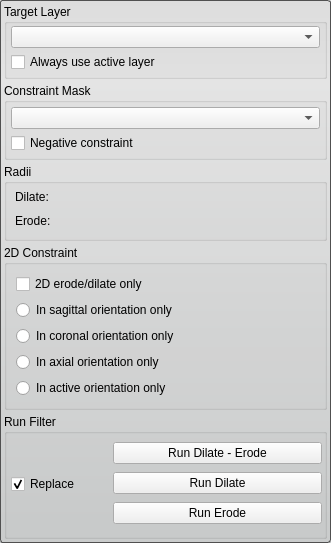
<?xml version="1.0" encoding="UTF-8"?>
<ui version="4.0">
 <class>BinaryDilateErodeFilterInterface</class>
 <widget class="QWidget" name="BinaryDilateErodeFilterInterface">
  <property name="geometry">
   <rect>
    <x>0</x>
    <y>0</y>
    <width>331</width>
    <height>540</height>
   </rect>
  </property>
  <property name="sizePolicy">
   <sizepolicy hsizetype="Preferred" vsizetype="MinimumExpanding">
    <horstretch>0</horstretch>
    <verstretch>0</verstretch>
   </sizepolicy>
  </property>
  <property name="windowTitle">
   <string>Binary Dilate Erode</string>
  </property>
  <property name="styleSheet">
   <string notr="true">QWidget#BinaryDilateErodeFilterInterface{
	border-radius: 3px;
	border: 1px solid rgb(80, 80,80);
	background-color: qlineargradient(spread:pad, x1:0.5, y1:0, x2:0.5, y2:0.960227, stop:0 rgba(221, 221, 221, 255), stop:0.155779 rgba(228, 228, 228, 255), stop:1 rgba(202, 204, 204, 255));      
}</string>
  </property>
  <layout class="QVBoxLayout" name="verticalLayout_3">
   <property name="spacing">
    <number>4</number>
   </property>
   <property name="margin">
    <number>4</number>
   </property>
   <item>
    <widget class="QGroupBox" name="target_groupbox_">
     <property name="title">
      <string>Target Layer</string>
     </property>
     <property name="flat">
      <bool>false</bool>
     </property>
     <layout class="QVBoxLayout" name="verticalLayout_4">
      <property name="spacing">
       <number>4</number>
      </property>
      <property name="leftMargin">
       <number>4</number>
      </property>
      <property name="topMargin">
       <number>2</number>
      </property>
      <property name="rightMargin">
       <number>4</number>
      </property>
      <property name="bottomMargin">
       <number>4</number>
      </property>
      <item>
       <widget class="QtUtils::QtDropableComboBox" name="target_layer_">
        <property name="sizePolicy">
         <sizepolicy hsizetype="Ignored" vsizetype="Fixed">
          <horstretch>0</horstretch>
          <verstretch>0</verstretch>
         </sizepolicy>
        </property>
       </widget>
      </item>
      <item>
       <widget class="QWidget" name="widget_5" native="true">
        <property name="minimumSize">
         <size>
          <width>0</width>
          <height>20</height>
         </size>
        </property>
        <layout class="QHBoxLayout" name="horizontalLayout">
         <property name="spacing">
          <number>0</number>
         </property>
         <property name="margin">
          <number>0</number>
         </property>
         <item>
          <widget class="QCheckBox" name="use_active_layer_">
           <property name="sizePolicy">
            <sizepolicy hsizetype="Preferred" vsizetype="Fixed">
             <horstretch>0</horstretch>
             <verstretch>0</verstretch>
            </sizepolicy>
           </property>
           <property name="text">
            <string>Always use active layer</string>
           </property>
          </widget>
         </item>
        </layout>
       </widget>
      </item>
     </layout>
    </widget>
   </item>
   <item>
    <widget class="QGroupBox" name="mask_constraint_groupbox_">
     <property name="title">
      <string>Constraint Mask</string>
     </property>
     <layout class="QVBoxLayout" name="verticalLayout_7">
      <property name="spacing">
       <number>4</number>
      </property>
      <property name="margin">
       <number>4</number>
      </property>
      <item>
       <widget class="QtUtils::QtDropableComboBox" name="mask_">
        <property name="sizePolicy">
         <sizepolicy hsizetype="Ignored" vsizetype="Fixed">
          <horstretch>0</horstretch>
          <verstretch>0</verstretch>
         </sizepolicy>
        </property>
       </widget>
      </item>
      <item>
       <widget class="QWidget" name="widget_6" native="true">
        <layout class="QHBoxLayout" name="horizontalLayout_4">
         <property name="spacing">
          <number>0</number>
         </property>
         <property name="margin">
          <number>0</number>
         </property>
         <item>
          <widget class="QCheckBox" name="mask_invert_">
           <property name="sizePolicy">
            <sizepolicy hsizetype="Preferred" vsizetype="Fixed">
             <horstretch>0</horstretch>
             <verstretch>0</verstretch>
            </sizepolicy>
           </property>
           <property name="text">
            <string>Negative constraint</string>
           </property>
          </widget>
         </item>
        </layout>
       </widget>
      </item>
     </layout>
    </widget>
   </item>
   <item>
    <widget class="QGroupBox" name="radiiGroupBox">
     <property name="sizePolicy">
      <sizepolicy hsizetype="Preferred" vsizetype="Fixed">
       <horstretch>0</horstretch>
       <verstretch>0</verstretch>
      </sizepolicy>
     </property>
     <property name="title">
      <string>Radii</string>
     </property>
     <property name="flat">
      <bool>false</bool>
     </property>
     <layout class="QVBoxLayout" name="verticalLayout_5">
      <property name="spacing">
       <number>0</number>
      </property>
      <property name="leftMargin">
       <number>4</number>
      </property>
      <property name="topMargin">
       <number>2</number>
      </property>
      <property name="rightMargin">
       <number>4</number>
      </property>
      <property name="bottomMargin">
       <number>4</number>
      </property>
      <item>
       <widget class="QWidget" name="widget" native="true">
        <layout class="QVBoxLayout" name="verticalLayout">
         <property name="spacing">
          <number>2</number>
         </property>
         <property name="margin">
          <number>4</number>
         </property>
         <item>
          <widget class="QLabel" name="dialateLabel">
           <property name="text">
            <string>Dilate:</string>
           </property>
          </widget>
         </item>
         <item>
          <widget class="QtUtils::QtSliderIntCombo" name="dilate_" native="true"/>
         </item>
        </layout>
       </widget>
      </item>
      <item>
       <widget class="QWidget" name="widget_2" native="true">
        <layout class="QVBoxLayout" name="verticalLayout_2">
         <property name="spacing">
          <number>2</number>
         </property>
         <property name="margin">
          <number>4</number>
         </property>
         <item>
          <widget class="QLabel" name="erodeLabel">
           <property name="text">
            <string>Erode:</string>
           </property>
          </widget>
         </item>
         <item>
          <widget class="QtUtils::QtSliderIntCombo" name="erode_" native="true"/>
         </item>
        </layout>
       </widget>
      </item>
     </layout>
    </widget>
   </item>
   <item>
    <widget class="QGroupBox" name="groupBox_2">
     <property name="title">
      <string>2D Constraint</string>
     </property>
     <layout class="QVBoxLayout" name="verticalLayout_8">
      <item>
       <widget class="QCheckBox" name="only2d_">
        <property name="text">
         <string>2D erode/dilate only</string>
        </property>
       </widget>
      </item>
      <item>
       <widget class="QRadioButton" name="sagittal_slice_">
        <property name="text">
         <string>In sagittal orientation only</string>
        </property>
       </widget>
      </item>
      <item>
       <widget class="QRadioButton" name="coronal_slice_">
        <property name="text">
         <string>In coronal orientation only</string>
        </property>
       </widget>
      </item>
      <item>
       <widget class="QRadioButton" name="axial_slice_">
        <property name="text">
         <string>In axial orientation only</string>
        </property>
       </widget>
      </item>
      <item>
       <widget class="QRadioButton" name="active_slice_">
        <property name="text">
         <string>In active orientation only</string>
        </property>
       </widget>
      </item>
     </layout>
    </widget>
   </item>
   <item>
    <widget class="QGroupBox" name="groupBox">
     <property name="title">
      <string>Run Filter</string>
     </property>
     <layout class="QHBoxLayout" name="horizontalLayout_3" stretch="1,2">
      <property name="spacing">
       <number>0</number>
      </property>
      <property name="leftMargin">
       <number>2</number>
      </property>
      <property name="topMargin">
       <number>2</number>
      </property>
      <property name="rightMargin">
       <number>2</number>
      </property>
      <property name="bottomMargin">
       <number>4</number>
      </property>
      <item>
       <widget class="QWidget" name="widget_4" native="true">
        <property name="minimumSize">
         <size>
          <width>62</width>
          <height>0</height>
         </size>
        </property>
        <layout class="QHBoxLayout" name="horizontalLayout_2">
         <property name="spacing">
          <number>0</number>
         </property>
         <property name="leftMargin">
          <number>2</number>
         </property>
         <property name="topMargin">
          <number>0</number>
         </property>
         <property name="rightMargin">
          <number>0</number>
         </property>
         <property name="bottomMargin">
          <number>0</number>
         </property>
         <item>
          <widget class="QCheckBox" name="replaceCheckBox">
           <property name="sizePolicy">
            <sizepolicy hsizetype="Preferred" vsizetype="Fixed">
             <horstretch>0</horstretch>
             <verstretch>0</verstretch>
            </sizepolicy>
           </property>
           <property name="text">
            <string>Replace</string>
           </property>
           <property name="checked">
            <bool>true</bool>
           </property>
          </widget>
         </item>
        </layout>
       </widget>
      </item>
      <item>
       <widget class="QWidget" name="widget_3" native="true">
        <property name="minimumSize">
         <size>
          <width>0</width>
          <height>96</height>
         </size>
        </property>
        <property name="maximumSize">
         <size>
          <width>16777215</width>
          <height>96</height>
         </size>
        </property>
        <layout class="QVBoxLayout" name="verticalLayout_6">
         <property name="spacing">
          <number>2</number>
         </property>
         <property name="margin">
          <number>0</number>
         </property>
         <item>
          <widget class="QPushButton" name="dilateerodeButton">
           <property name="sizePolicy">
            <sizepolicy hsizetype="Preferred" vsizetype="Fixed">
             <horstretch>0</horstretch>
             <verstretch>0</verstretch>
            </sizepolicy>
           </property>
           <property name="text">
            <string>Run Dilate - Erode</string>
           </property>
          </widget>
         </item>
         <item>
          <widget class="QPushButton" name="dilateButton">
           <property name="sizePolicy">
            <sizepolicy hsizetype="Preferred" vsizetype="Fixed">
             <horstretch>0</horstretch>
             <verstretch>0</verstretch>
            </sizepolicy>
           </property>
           <property name="text">
            <string>Run Dilate</string>
           </property>
          </widget>
         </item>
         <item>
          <widget class="QPushButton" name="erodeButton">
           <property name="sizePolicy">
            <sizepolicy hsizetype="Preferred" vsizetype="Fixed">
             <horstretch>0</horstretch>
             <verstretch>0</verstretch>
            </sizepolicy>
           </property>
           <property name="text">
            <string>Run Erode</string>
           </property>
          </widget>
         </item>
        </layout>
       </widget>
      </item>
     </layout>
    </widget>
   </item>
  </layout>
 </widget>
 <customwidgets>
  <customwidget>
   <class>QtUtils::QtDropableComboBox</class>
   <extends>QComboBox</extends>
   <header location="global">QtUtils/Widgets/QtDropableComboBox.h</header>
  </customwidget>
  <customwidget>
   <class>QtUtils::QtSliderIntCombo</class>
   <extends>QWidget</extends>
   <header location="global">QtUtils/Widgets/QtSliderIntCombo.h</header>
   <container>1</container>
  </customwidget>
 </customwidgets>
 <resources/>
 <connections/>
</ui>
